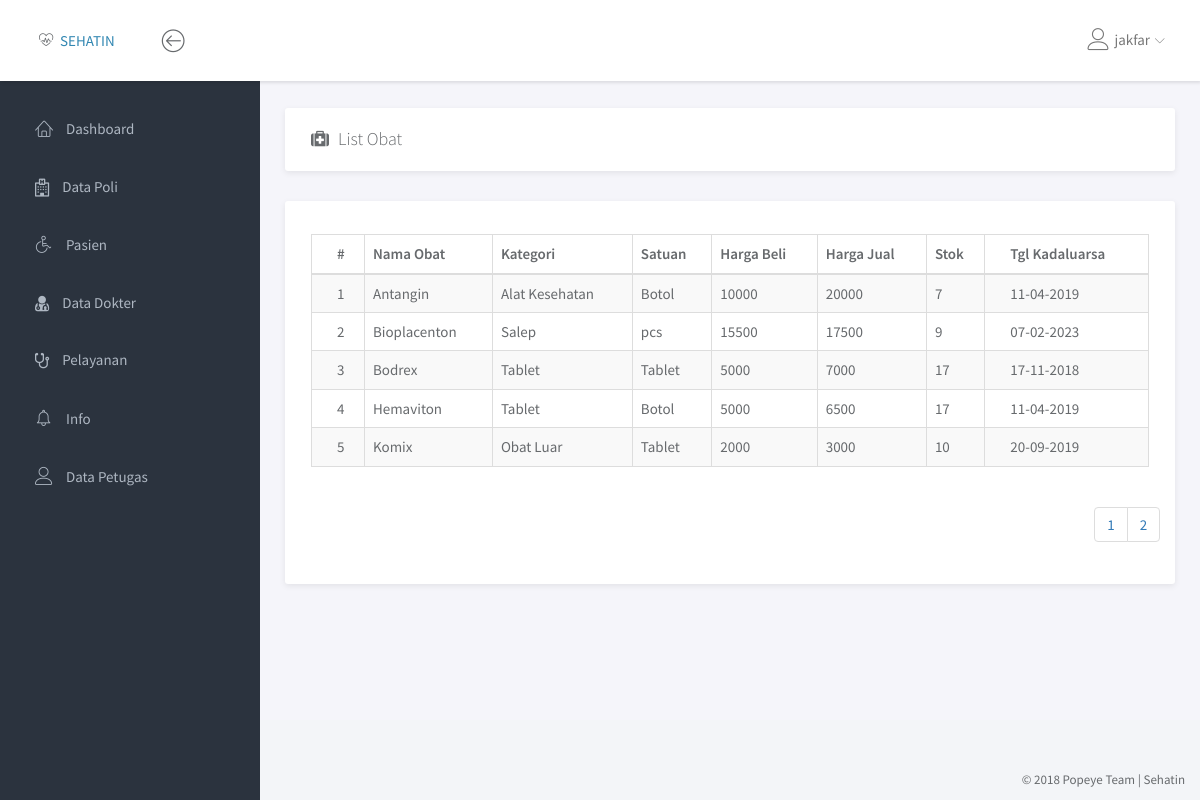
The app's page /obat/data_obat.php (signed in), older data.
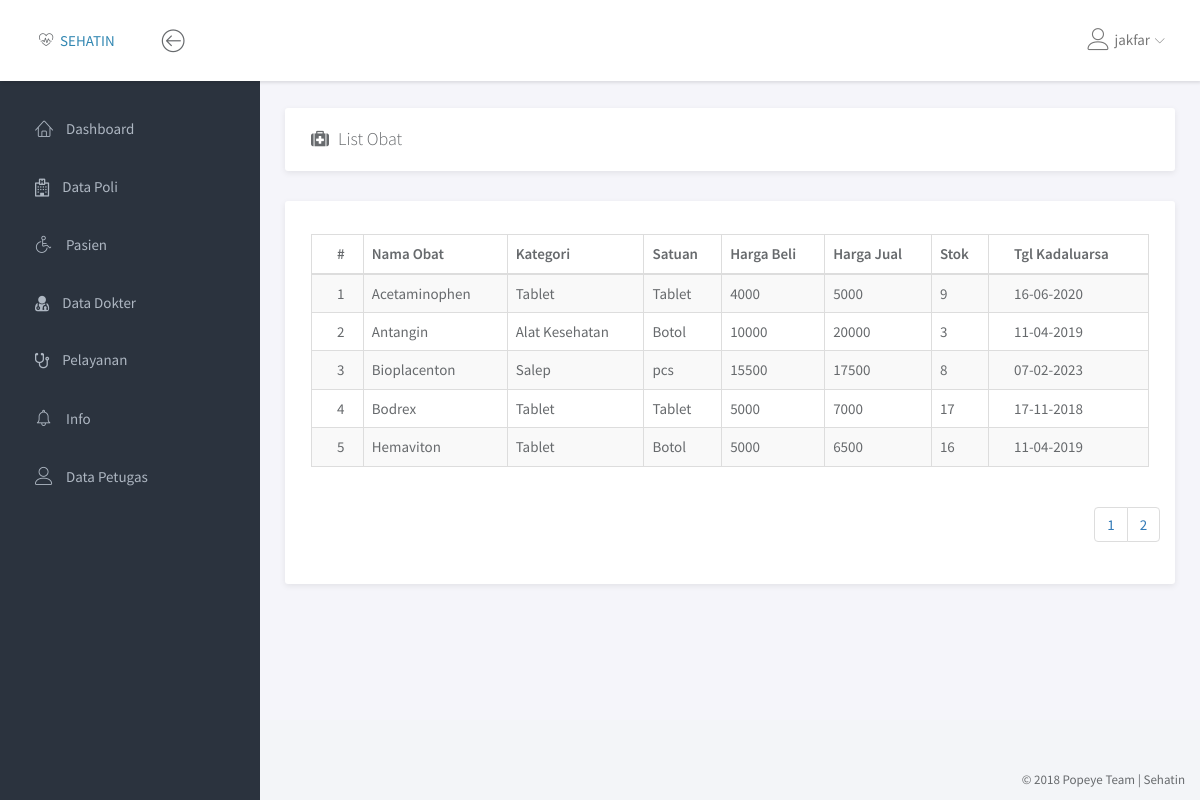
The same page, newer data.
### tables this page shows
CREATE TABLE `obat` (
  `id_obat` int(7) NOT NULL,
  `nm_obat` varchar(50) NOT NULL,
  `id_kategori` tinyint(3) NOT NULL,
  `id_satuan` tinyint(3) NOT NULL,
  `harga_beli` int(7) NOT NULL,
  `harga_jual` int(7) NOT NULL,
  `stok` smallint(5) NOT NULL,
  `tgl_kadaluarsa` date NOT NULL,
  `id_petugas` tinyint(3) NOT NULL
);

CREATE TABLE `kategori_obat` (
  `id_kategori` tinyint(3) NOT NULL,
  `kategori` varchar(30) NOT NULL,
  `status` enum('Aktif','Non Aktif') NOT NULL
);

CREATE TABLE `satuan_obat` (
  `id_satuan` tinyint(3) NOT NULL,
  `satuan` varchar(30) NOT NULL,
  `status` enum('Aktif','Non Aktif') NOT NULL
);

### obat/data_obat.php (the view, shortened to what this page needs)
<!doctype html>
<html lang="en">
<head>
	<link rel="stylesheet" href="../assets/vendor/bootstrap/css/bootstrap.min.css">
	<link rel="stylesheet" href="../assets/vendor/font-awesome/css/font-awesome.min.css">
	<link rel="stylesheet" href="../assets/vendor/linearicons/style.css">
	<link rel="stylesheet" href="../assets/vendor/chartist/css/chartist-custom.css">
	<link rel="stylesheet" href="../assets/css/main.css">
</head>
<body>
	<div id="wrapper">
		<?php
			include '../dashboard/navbar.php';
			include '../dashboard/left_sidebar.php';
		 ?>
     <div class="main">
       <div class="main-content">
         <div class="container-fluid">
              <div class="panel">
                <div class="panel-heading">
                	<h1 class="panel-title"><i class="fa fa-medkit"></i>&ensp;List Obat</h1>
                </div>
							</div>
						<div class="row">
							<div class="col-md-12">
								<div class="panel">
									<br>
                <div class="row">
                  <div class="col-md-12">
                  </div>
                </div>
                <div class="panel-body">
                  <div class="table-responsive">
                    <table class="table table-striped table-hover table-bordered">
                      <thead>
                        <tr>
                          <th>#</th>
                          <th>Nama Obat</th>
                          <th>Kategori</th>
                          <th>Satuan</th>
                          <th>Harga Beli</th>
                          <th>Harga Jual</th>
                          <th>Stok</th>
                          <th>Tgl Kadaluarsa</th>
                        </tr>
                      </thead>
					<tbody>
						<?php
							$halaman = 5;
							$page = isset($_GET['halaman']) ? (int)$_GET['halaman'] : 1;
							$mulai = ($page > 1) ? ($page * $halaman) - $halaman : 0;
							$q = "SELECT DISTINCT obat.*, kategori, satuan FROM obat INNER JOIN kategori_obat k ON  obat.id_kategori = k.id_kategori INNER JOIN satuan_obat s ON obat.id_satuan = s.id_satuan ORDER BY obat.nm_obat ASC LIMIT $mulai, $halaman";
							$jml = "SELECT COUNT(*) AS jml_obat FROM obat";
							$r = mysqli_query($con, $jml);
							$result = mysqli_query($con, $q);
							$jml_obat = mysqli_fetch_assoc($r);
							$pages = ceil($jml_obat['jml_obat']/$halaman);
							$no = $mulai + 1;
							$aksi = "";
							foreach ($result as $val) {
								$tgl_kadaluarsa = date("d-m-Y", strtotime($val['tgl_kadaluarsa']));
								echo "<tr>
										<td>$no</td>
										<td>$val[nm_obat]</td>
										<td>$val[kategori]</td>
										<td>$val[satuan]</td>
										<td>$val[harga_beli]</td>
										<td>$val[harga_jual]</td>
										<td>$val[stok]</td>
										<td>$tgl_kadaluarsa</td>
										$aksi
									</tr>";
									$no++;
							}
						?>
						</tbody>
                    </table>
                  </div>
									<div class="col-md-2 col-md-offset-11">
										<ul class="pagination">
											<?php for ($i=1; $i <= $pages; $i++) { ?>
												<li><a href="?halaman=<?php echo $i; ?> " class="<?php echo $i==$_GET['halaman'] ? 'active' : '' ?>"> <?php echo $i; ?></a></li>
												<?php
											} ?>
										</ul>
									</div>
									</div>
                </div>
              </div>
            </div>
          </div>
         </div>
       </div>
     </div>
		 <?php include '../dashboard/footer.php'; ?>
	 </body>
	 </html>

### dashboard/navbar.php (shortened to what this page needs)
<nav class="navbar navbar-default navbar-fixed-top">
	<div class="brand">
		<span class="lnr lnr-heart-pulse"> </span> <a href="dashboard.php">SEHATIN</a>
	</div>
	<div class="container-fluid">
		<div class="navbar-btn">
			<button type="button" class="btn-toggle-fullwidth"><i class="lnr lnr-arrow-left-circle"></i></button>
		</div>
		<div id="navbar-menu">
			<ul class="nav navbar-nav navbar-right">
				<li class="dropdown">
					<a href="#" class="dropdown-toggle" data-toggle="dropdown"><i class="lnr lnr-user"></i> <span> <?php echo $_SESSION['username']; ?> </span> <i class="icon-submenu lnr lnr-chevron-down"></i></a>
				</li>
			</ul>
		</div>
	</div>
</nav>

### dashboard/left_sidebar.php (shortened to what this page needs)
<?php
	$nav = explode('/', $_SERVER['REQUEST_URI']);
	$nav = $nav[count($nav) - 2];
 ?>
<div id="sidebar-nav" class="sidebar">
	<div class="sidebar-scroll">
		<nav>
			<ul class="nav">
				<?php
					if ($_SESSION['level'] == 'Admin') {?>
						<li><a href="../dashboard/dashboard.php" class="<?php echo ($nav == 'dashboard' ? 'active' : '') ?>"><i class="lnr lnr-home"></i> <span>Dashboard</span></a></li>
						<li><a href="../poli/data_poli.php" class="<?php echo ($nav == "poli" ? 'active' : '') ?>"><i class="fa fa-hospital-o"></i> <span>Data Poli</span></a></li>
						<li><a href="../pasien/data_pasien.php" class="<?php echo ($nav == "pasien" ? 'active' : '') ?>"><i class="lnr lnr-wheelchair"></i> <span>Pasien</span></a></li>
						<li><a href="../dokter/data_dokter.php" class="<?php echo ($nav == "dokter" ? 'active' : '') ?>"><i class="fa fa-user-md"></i> <span>Data Dokter</span></a></li>
						<li><a href="../pelayanan/data_pelayanan.php" class="<?php echo ($nav == "pelayanan" ? 'active' : '') ?>"><i class="fa fa-stethoscope"></i> <span>Pelayanan</span></a></li>
						<li><a href="#" class=""><i class="lnr lnr-alarm"></i> <span>Info</span></a></li>
						<li><a href="../petugas/data_petugas.php" class="<?php echo ($nav == "petugas" ? 'active' : '') ?>"><i class="lnr lnr-user"></i> <span>Data Petugas</span></a></li>
				<?php
					}
 				?>
					</ul>
				</nav>
			</div>
		</div>

### dashboard/footer.php
<footer>
			<div class="container-fluid">
				<p class="copyright">&copy; 2018 Popeye Team | Sehatin</p>
			</div>
</footer>

### assets/css/main.css (style rules this page uses)
html { position: relative; min-height: 100%; }
body { background-color: #F3F5F8; font-family: "Source Sans Pro", sans-serif; font-size: 15px; color: #676a6d; }
a { color: #3287B2; }
th { font-weight: 600; }
footer { position: absolute; bottom: 0; right: 0; padding-top: 15px; padding-bottom: 10px; }
.copyright { margin-bottom: 0; text-align: right; font-size: 13px; }
#wrapper .sidebar { -webkit-transition: all 0.3s ease-in-out; -moz-transition: all 0.3s ease-in-out; -ms-transition: all 0.3s ease-in-out; -o-transition: all 0.3s ease-in-out; transition: all 0.3s ease-in-out; width: 260px; height: 100%; float: left; background-color: #2B333E; position: fixed; left: 0; }
#wrapper .main { -webkit-transition: all 0.3s ease-in-out; -moz-transition: all 0.3s ease-in-out; -ms-transition: all 0.3s ease-in-out; -o-transition: all 0.3s ease-in-out; transition: all 0.3s ease-in-out; width: calc(100% - 260px); left: 0; position: relative; float: right; background-color: #f5f5fa; }
#wrapper #sidebar-nav, #wrapper .main { padding-top: 80px; }
.main-content { padding: 28px 10px; }
.navbar-default { -webkit-transition: all 0.3s ease-in-out; -moz-transition: all 0.3s ease-in-out; -ms-transition: all 0.3s ease-in-out; -o-transition: all 0.3s ease-in-out; transition: all 0.3s ease-in-out; -moz-box-shadow: 1px 2px 3px rgba(0, 0, 0, 0.1); -webkit-box-shadow: 1px 2px 3px rgba(0, 0, 0, 0.1); box-shadow: 1px 2px 3px rgba(0, 0, 0, 0.1); -webkit-border-radius: 0; -moz-border-radius: 0; border-radius: 0; padding: 0; margin: 0; border: none; background-color: #fff; }
.navbar-default .brand { float: left; padding: 30px 39px; background-color: #fff; }
.navbar-btn { float: left; padding: 16px 0; }
.navbar-btn button { font-size: 24px; padding: 4px 8px; line-height: .7; border: none; background: none; outline: none; }
.navbar-nav > li > a { padding: 28px 20px; }
.navbar-nav > li > a > i { font-size: 22px; margin-right: 2px; vertical-align: middle; }
.navbar-nav > li > a > i.icon-submenu { margin-left: 2px; margin-right: 0; font-size: 10px; position: relative; top: 2px; }
.navbar-nav > li > a > span { position: relative; top: 2px; }
@media screen and (min-width: 768px) { .navbar-nav.navbar-right { margin-right: 0; } }
.sidebar { z-index: 9; }
.sidebar .nav > li > a { padding: 18px 30px; color: #AEB7C2; border-left: 5px solid transparent; }
.sidebar .nav i { margin-right: 10px; font-size: 18px; }
.sidebar .nav span { -webkit-transition: all 0.3s ease-in-out; -moz-transition: all 0.3s ease-in-out; -ms-transition: all 0.3s ease-in-out; -o-transition: all 0.3s ease-in-out; transition: all 0.3s ease-in-out; position: relative; top: -2px; }
.panel { -webkit-border-radius: 3px; -moz-border-radius: 3px; border-radius: 3px; -moz-box-shadow: 0 2px 6px rgba(0, 0, 0, 0.08); -webkit-box-shadow: 0 2px 6px rgba(0, 0, 0, 0.08); box-shadow: 0 2px 6px rgba(0, 0, 0, 0.08); background-color: #fff; margin-bottom: 30px; }
.panel .panel-heading, .panel .panel-body, .panel .panel-footer { padding-left: 25px; padding-right: 25px; }
.panel .panel-heading { padding-top: 20px; padding-bottom: 20px; position: relative; }
.panel .panel-heading .panel-title { margin: 0; font-size: 18px; font-weight: 300; }
.panel .panel-body { padding-top: 10px; padding-bottom: 15px; }
.panel .table > thead > tr > td:first-child, .panel .table > thead > tr > th:first-child, .panel .table > tbody > tr > td:first-child, .panel .table > tbody > tr > th:first-child, .panel .table > tfoot > tr > td:first-child, .panel .table > tfoot > tr > th:first-child { padding-left: 25px; }
.panel .table > thead > tr > td:last-child, .panel .table > thead > tr > th:last-child, .panel .table > tbody > tr > td:last-child, .panel .table > tbody > tr > th:last-child, .panel .table > tfoot > tr > td:last-child, .panel .table > tfoot > tr > th:last-child { padding-left: 25px; }

Row changes from the older to the newer data that the page shows:
no longer on this page (row edited): obat: nm_obat "Komix", id_kategori.kategori "Obat Luar", id_satuan.satuan "Tablet", harga_beli "2000", harga_jual "3000", stok "10", tgl_kadaluarsa "20-09-2019"
added obat: nm_obat "Acetaminophen", id_kategori.kategori "Tablet", id_satuan.satuan "Tablet", harga_beli "4000", harga_jual "5000", stok "9", tgl_kadaluarsa "16-06-2020"
changed obat "Antangin": stok "7" → "3"
changed obat "Bioplacenton": stok "9" → "8"
changed obat "Hemaviton": stok "17" → "16"
